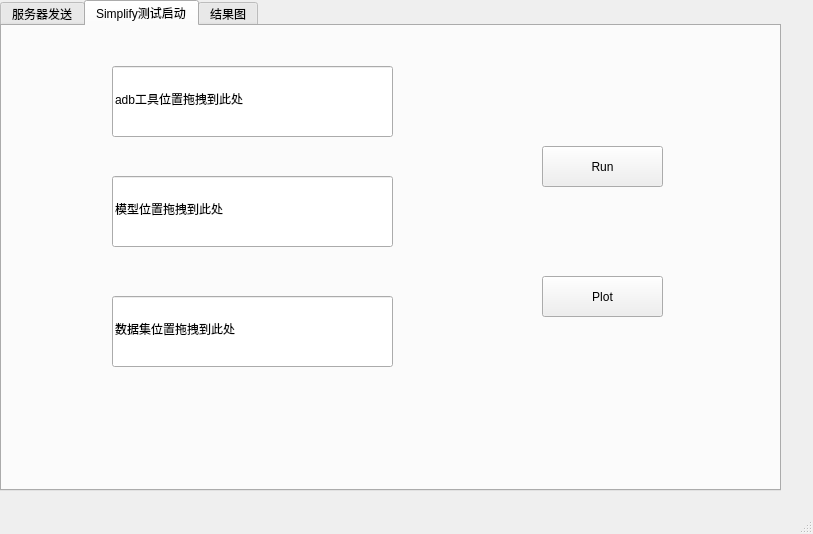
<?xml version="1.0" encoding="UTF-8"?>
<ui version="4.0">
 <class>MainWindow</class>
 <widget class="QMainWindow" name="MainWindow">
  <property name="geometry">
   <rect>
    <x>0</x>
    <y>0</y>
    <width>813</width>
    <height>534</height>
   </rect>
  </property>
  <property name="windowTitle">
   <string>MainWindow</string>
  </property>
  <widget class="QWidget" name="centralwidget">
   <widget class="QTabWidget" name="tabWidget">
    <property name="geometry">
     <rect>
      <x>0</x>
      <y>0</y>
      <width>781</width>
      <height>491</height>
     </rect>
    </property>
    <property name="currentIndex">
     <number>1</number>
    </property>
    <widget class="QWidget" name="tab">
     <attribute name="title">
      <string>服务器发送</string>
     </attribute>
     <widget class="QPushButton" name="pushButton">
      <property name="geometry">
       <rect>
        <x>180</x>
        <y>70</y>
        <width>121</width>
        <height>41</height>
       </rect>
      </property>
      <property name="styleSheet">
       <string notr="true">font: 75 9pt &quot;微软雅黑&quot;;</string>
      </property>
      <property name="text">
       <string>选择文件</string>
      </property>
     </widget>
     <widget class="QPushButton" name="pushButton_2">
      <property name="geometry">
       <rect>
        <x>490</x>
        <y>150</y>
        <width>121</width>
        <height>31</height>
       </rect>
      </property>
      <property name="styleSheet">
       <string notr="true">font: 9pt &quot;Times New Roman&quot;;</string>
      </property>
      <property name="text">
       <string>post</string>
      </property>
     </widget>
     <widget class="QLineEdit" name="lineEdit">
      <property name="geometry">
       <rect>
        <x>180</x>
        <y>240</y>
        <width>291</width>
        <height>31</height>
       </rect>
      </property>
      <property name="styleSheet">
       <string notr="true">font: 75 9pt &quot;微软雅黑&quot;;</string>
      </property>
      <property name="text">
       <string>文件拖拽到此处</string>
      </property>
     </widget>
     <widget class="QTextEdit" name="textEdit">
      <property name="geometry">
       <rect>
        <x>180</x>
        <y>140</y>
        <width>291</width>
        <height>71</height>
       </rect>
      </property>
      <property name="styleSheet">
       <string notr="true">font: 75 9pt &quot;微软雅黑&quot;;
</string>
      </property>
      <property name="html">
       <string>&lt;!DOCTYPE HTML PUBLIC &quot;-//W3C//DTD HTML 4.0//EN&quot; &quot;http://www.w3.org/TR/REC-html40/strict.dtd&quot;&gt;
&lt;html&gt;&lt;head&gt;&lt;meta name=&quot;qrichtext&quot; content=&quot;1&quot; /&gt;&lt;meta charset=&quot;utf-8&quot; /&gt;&lt;style type=&quot;text/css&quot;&gt;
p, li { white-space: pre-wrap; }
hr { height: 1px; border-width: 0; }
li.unchecked::marker { content: &quot;\2610&quot;; }
li.checked::marker { content: &quot;\2612&quot;; }
&lt;/style&gt;&lt;/head&gt;&lt;body style=&quot; font-family:'微软雅黑'; font-size:9pt; font-weight:75; font-style:normal;&quot;&gt;
&lt;p style=&quot; margin-top:0px; margin-bottom:0px; margin-left:0px; margin-right:0px; -qt-block-indent:0; text-indent:0px;&quot;&gt;&lt;span style=&quot; font-family:'SimSun'; font-weight:600;&quot;&gt;文件名选择&lt;/span&gt;&lt;/p&gt;&lt;/body&gt;&lt;/html&gt;</string>
      </property>
     </widget>
     <widget class="QTextEdit" name="textEdit_2">
      <property name="geometry">
       <rect>
        <x>180</x>
        <y>310</y>
        <width>291</width>
        <height>71</height>
       </rect>
      </property>
      <property name="styleSheet">
       <string notr="true">font: 75 9pt &quot;微软雅黑&quot;;</string>
      </property>
      <property name="html">
       <string>&lt;!DOCTYPE HTML PUBLIC &quot;-//W3C//DTD HTML 4.0//EN&quot; &quot;http://www.w3.org/TR/REC-html40/strict.dtd&quot;&gt;
&lt;html&gt;&lt;head&gt;&lt;meta name=&quot;qrichtext&quot; content=&quot;1&quot; /&gt;&lt;meta charset=&quot;utf-8&quot; /&gt;&lt;style type=&quot;text/css&quot;&gt;
p, li { white-space: pre-wrap; }
hr { height: 1px; border-width: 0; }
li.unchecked::marker { content: &quot;\2610&quot;; }
li.checked::marker { content: &quot;\2612&quot;; }
&lt;/style&gt;&lt;/head&gt;&lt;body style=&quot; font-family:'微软雅黑'; font-size:9pt; font-weight:75; font-style:normal;&quot;&gt;
&lt;p style=&quot; margin-top:12px; margin-bottom:12px; margin-left:0px; margin-right:0px; -qt-block-indent:0; text-indent:0px;&quot;&gt;&lt;span style=&quot; font-family:'SimSun'; font-weight:600;&quot;&gt;发送状态&lt;/span&gt;&lt;/p&gt;&lt;/body&gt;&lt;/html&gt;</string>
      </property>
     </widget>
    </widget>
    <widget class="QWidget" name="tab_3">
     <attribute name="title">
      <string>Simplify测试启动</string>
     </attribute>
     <widget class="QPushButton" name="pushButton_3">
      <property name="geometry">
       <rect>
        <x>540</x>
        <y>250</y>
        <width>121</width>
        <height>41</height>
       </rect>
      </property>
      <property name="styleSheet">
       <string notr="true">font: 75 9pt &quot;微软雅黑&quot;;</string>
      </property>
      <property name="text">
       <string>Plot</string>
      </property>
     </widget>
     <widget class="QLineEdit" name="lineEdit_2">
      <property name="geometry">
       <rect>
        <x>110</x>
        <y>40</y>
        <width>281</width>
        <height>71</height>
       </rect>
      </property>
      <property name="styleSheet">
       <string notr="true">font: 75 9pt &quot;微软雅黑&quot;;</string>
      </property>
      <property name="text">
       <string>adb工具位置拖拽到此处</string>
      </property>
     </widget>
     <widget class="QLineEdit" name="lineEdit_3">
      <property name="geometry">
       <rect>
        <x>110</x>
        <y>270</y>
        <width>281</width>
        <height>71</height>
       </rect>
      </property>
      <property name="styleSheet">
       <string notr="true">font: 75 9pt &quot;微软雅黑&quot;;</string>
      </property>
      <property name="text">
       <string>数据集位置拖拽到此处</string>
      </property>
     </widget>
     <widget class="QLineEdit" name="lineEdit_4">
      <property name="geometry">
       <rect>
        <x>110</x>
        <y>150</y>
        <width>281</width>
        <height>71</height>
       </rect>
      </property>
      <property name="styleSheet">
       <string notr="true">font: 75 9pt &quot;微软雅黑&quot;;</string>
      </property>
      <property name="text">
       <string>模型位置拖拽到此处</string>
      </property>
     </widget>
     <widget class="QPushButton" name="pushButton_4">
      <property name="geometry">
       <rect>
        <x>540</x>
        <y>120</y>
        <width>121</width>
        <height>41</height>
       </rect>
      </property>
      <property name="styleSheet">
       <string notr="true">font: 75 9pt &quot;微软雅黑&quot;;</string>
      </property>
      <property name="text">
       <string>Run</string>
      </property>
     </widget>
    </widget>
    <widget class="QWidget" name="tab_2">
     <attribute name="title">
      <string>结果图</string>
     </attribute>
     <widget class="QLabel" name="label">
      <property name="geometry">
       <rect>
        <x>20</x>
        <y>30</y>
        <width>521</width>
        <height>371</height>
       </rect>
      </property>
      <property name="styleSheet">
       <string notr="true">font: 75 24pt &quot;微软雅黑&quot;;</string>
      </property>
      <property name="text">
       <string>结果图显示位置</string>
      </property>
     </widget>
     <widget class="QLabel" name="label_2">
      <property name="geometry">
       <rect>
        <x>560</x>
        <y>90</y>
        <width>211</width>
        <height>41</height>
       </rect>
      </property>
      <property name="styleSheet">
       <string notr="true">
font: 75 12pt &quot;微软雅黑&quot;;</string>
      </property>
      <property name="text">
       <string>准确率显示位置</string>
      </property>
     </widget>
     <widget class="QLabel" name="label_3">
      <property name="geometry">
       <rect>
        <x>560</x>
        <y>150</y>
        <width>211</width>
        <height>41</height>
       </rect>
      </property>
      <property name="styleSheet">
       <string notr="true">font: 12pt &quot;微软雅黑&quot;;</string>
      </property>
      <property name="text">
       <string>召回率显示位置</string>
      </property>
     </widget>
     <widget class="QLabel" name="label_4">
      <property name="geometry">
       <rect>
        <x>560</x>
        <y>210</y>
        <width>211</width>
        <height>41</height>
       </rect>
      </property>
      <property name="styleSheet">
       <string notr="true">font: 12pt &quot;微软雅黑&quot;;</string>
      </property>
      <property name="text">
       <string>f1显示位置</string>
      </property>
     </widget>
     <widget class="QLabel" name="label_5">
      <property name="geometry">
       <rect>
        <x>560</x>
        <y>280</y>
        <width>211</width>
        <height>41</height>
       </rect>
      </property>
      <property name="styleSheet">
       <string notr="true">font: 12pt &quot;微软雅黑&quot;;</string>
      </property>
      <property name="text">
       <string>预测时间</string>
      </property>
     </widget>
    </widget>
   </widget>
  </widget>
  <widget class="QMenuBar" name="menubar">
   <property name="geometry">
    <rect>
     <x>0</x>
     <y>0</y>
     <width>813</width>
     <height>23</height>
    </rect>
   </property>
  </widget>
  <widget class="QStatusBar" name="statusbar"/>
 </widget>
 <resources/>
 <connections/>
</ui>
